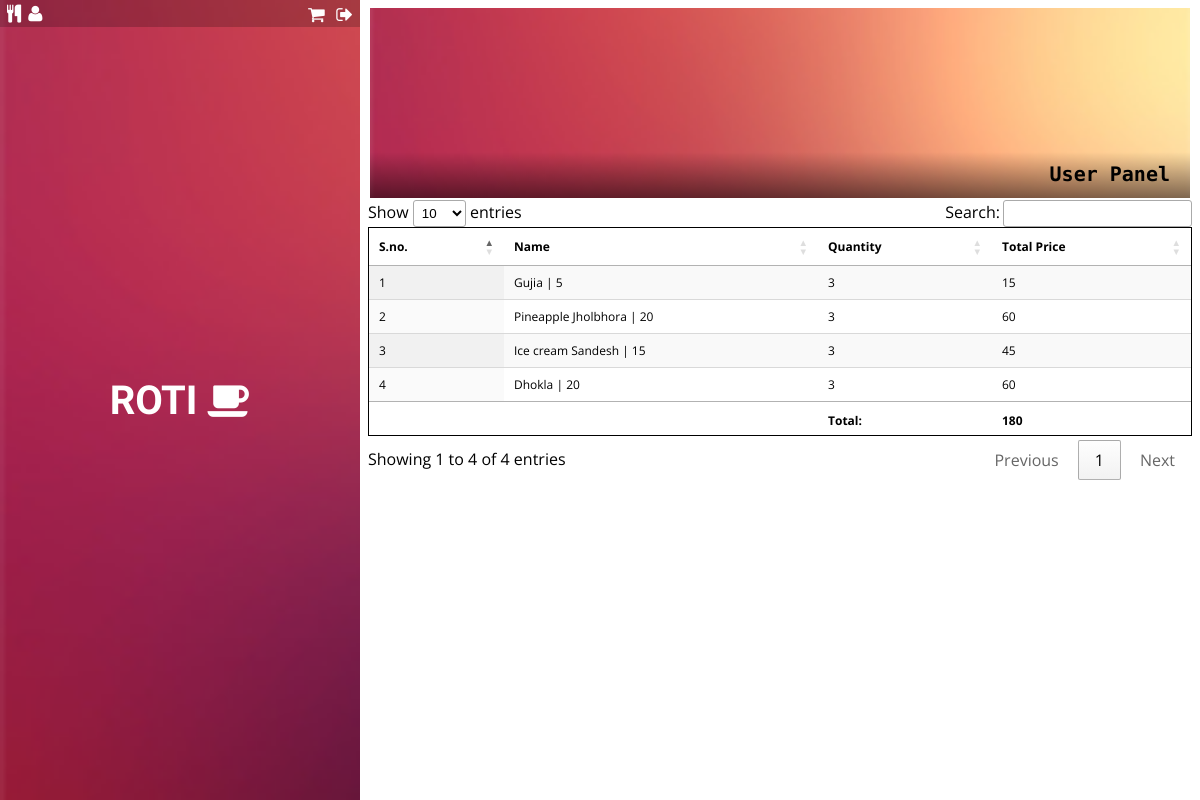
The app's page /bill.php?id=1 (signed in) with its own data.
### tables this page shows
CREATE TABLE `orders` (
  `address` varchar(200) NOT NULL,
  `phone` int(11) NOT NULL,
  `status` tinyint(1) NOT NULL DEFAULT '0',
  `id` int(11) NOT NULL,
  `ot` timestamp NOT NULL DEFAULT CURRENT_TIMESTAMP ON UPDATE CURRENT_TIMESTAMP,
  `uid` int(11) NOT NULL,
  `rid` int(11) NOT NULL
);

CREATE TABLE `menu_item` (
  `price` int(11) NOT NULL,
  `category` varchar(50) NOT NULL,
  `description` varchar(100) NOT NULL,
  `id` int(11) NOT NULL,
  `name` varchar(50) NOT NULL,
  `rid` int(11) NOT NULL
);

### inc/generics.php (called while the page is built, shortened)
<?php
function createThumbnail($_TITLE = "", $_INFO = "", $_CLASS = "", $_ALT = "", $_IMAGE="", $_STYLE="" ,$_STYLE_ALT="", $_STYLE_GLIDER="", $_LINK=NULL, $_ID=NULL){
	include 'inc/thumbnail.php';
}
function getRecords($select, $from = NULL, $where = "1=1"){
	$con = $GLOBALS['con'];
	$arr = false;
	if($from == NULL){
		$data = mysqli_query($con, $select);
		if($data){
			$qualifiedColumnNames = array();
			foreach ($data->fetch_fields() as $columnMeta) {
			    $qualifiedColumnNames[] = "{$columnMeta->table}.{$columnMeta->name}";
			}
			$arr = [];
			$i=0;
			while ($row = $data->fetch_row()) {
			    $qualifiedRow = array_combine($qualifiedColumnNames, $row);
			    $arr[$i] = $qualifiedRow;
				$i++;
			}
		}
	}else{
		$query = "SELECT $select FROM $from WHERE $where";
		$arr = getRecords($query);
	}
	return $arr;
}
?>

### bill.php (the view, shortened to what this page needs)
<?php include_once 'inc/generics.php' ?>
<?php include_once 'inc/header.php' ?>
<?php include_once 'inc/initThumbnail.php' ?>
<?php include_once 'inc/sidebar.php' ?>
<content>
<link rel="stylesheet" href="https://cdn.datatables.net/1.10.13/css/jquery.dataTables.min.css">
<?php
if(isset($_SESSION['uid']) && isset($_SESSION['user']) && isset($_GET['id'])){
	?>
	<table id="example" class="display stripe" cellspacing="0" width="100%" style="border:1px solid #000;font-size:12px;">
        <thead>
            <tr>
                <th>S.no.</th>
                <th>Name</th>
                <th>Quantity</th>
                <th>Total Price</th>
            </tr>
        </thead>
        <tbody>
            <?php
            $arr = getRecords("SELECT * FROM orders, order_detail, menu_item WHERE uid=".$_SESSION['uid']." AND orders.id = order_detail.oid AND menu_item.id = order_detail.mid AND orders.id=".$_GET['id']);
            $i = 1;
            $total = 0;
            foreach ($arr as $val) {
            	?>
            	<tr id = "oi-<?php echo $val['orders.id']; ?>">
            		<td><?php echo $i; ?></td>
            		<td><?php echo $val['menu_item.name']." | ".$val['menu_item.price'];; ?></td>
            		<td><?php echo $val['order_detail.qty']; ?></td>
            		<td><?php $tmp = $val['menu_item.price']*$val['order_detail.qty']; echo $tmp; $total += $tmp; ?></td>
            	</tr>
            	<?php
            	$i++;
            }
            ?>
        </tbody>
        <tfoot>
            <tr>
                <th></th>
                <th></th>
                <th>Total: </th>
                <th><?php echo $total; ?></th>
            </tr>
        </tfoot>
    </table>
	<?php
}else{
	header("LOCATION: rest.php");
}
?>
</content>
<?php include_once 'inc/footer.php' ?>

### style/main.css (style rules this page uses)
body { text-align: center; font-family: 'Open Sans', sans-serif; font-weight: 400; font-style: normal; font-size: 16px; }
.content-loader>content { transition: all 0.2s ease-in-out; overflow: visible; display: block; width: auto; margin: 0 auto; }

### style/sidebar.css (style rules this page uses)
body { padding-left: 30%; }

### records on screen
orders: menu_item.name "Gujia", menu_item "5", order_detail "3", tmp "15", menu_item.name "Pineapple Jholbhora", menu_item.price "20", menu_item.price "60", menu_item.name "Ice cream Sandesh", menu_item.price "15", menu_item.price "45", menu_item.name "Dhokla"

### other values on screen
$_TITLE "User Panel"
$total "180"
